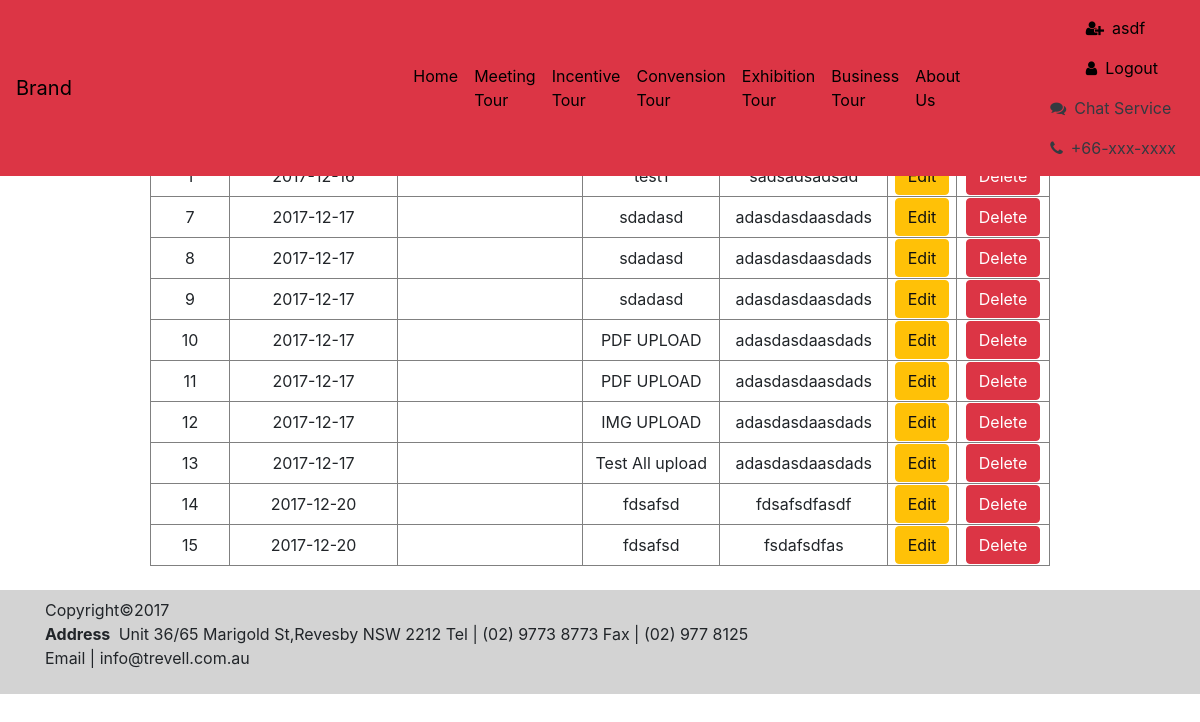
Screenshot of /Chinese_Tour/ListNews.php (signed in) with the database file from the repository.
### tables this page shows
CREATE TABLE `news` (
  `news_id` int(11) NOT NULL,
  `create_date` date NOT NULL,
  `last_edit_date` date DEFAULT NULL,
  `topic` varchar(50) NOT NULL,
  `short_description` varchar(200) NOT NULL,
  `content` varchar(1000) NOT NULL
);

### Chinese_Tour/ListNews.php (the view, shortened to what this page needs)
<!DOCTYPE html>
<html lang="en">
<head>
    <link rel="stylesheet" href="https://maxcdn.bootstrapcdn.com/font-awesome/4.6.1/css/font-awesome.min.css">
    <link href="vendor/bootstrap/css/bootstrap.min.css" rel="stylesheet">
    <link href="css/modern-business.css" rel="stylesheet">
</head>
<body>
  <?php
    include 'component/header.php';
    ?>
  <br><br>
  <?php
  if(isset($_SESSION['login_id'])){
      $sql= "SELECT n.news_id ,n.create_date, n.last_edit_date,n.topic,n.short_description FROM news n";
      $result = mysqli_query( $GLOBALS['conn'] , $sql );
      echo "<br>";
      echo "<table border='1' align='center' width='900'>";
      echo "<tr align='center' bgcolor='#f5c6cb'>
      <td>News ID</td>
      <td>News Create Date</td>
      <td>News Last Edit Date</td>
      <td>News Topic</td>
      <td>News Description</td>
      <td></td>
      <td></td>";
      while($show = mysqli_fetch_array($result)) {
        $news_id = $show['news_id'];
        echo "<tr>";
         echo "<td align ='center'>" . $news_id.  "</td> ";
        echo "<td align ='center'>" .$show['create_date'] .  "</td> ";
        echo "<td align ='center'>" .$show['last_edit_date'] .  "</td> ";
        echo "<td align ='center'>" .$show['topic'] .  "</td> ";
        echo "<td align ='center'>" .$show['short_description'] .  "</td> ";
        echo "<td align ='center'><input class='btn btn-warning' type='button' value='Edit' onclick=\"window.location.href='http://localhost/Chinese_Tour/Chinese_Tour/EditNews.php?news_id=$news_id.'\"></td>";
        echo "<td align ='center'><input class='btn btn-danger' type='button' value='Delete' onclick=\"window.location.href='http://localhost/Chinese_Tour/Chinese_Tour/DeleteNews.php?news_id=$news_id.'\"></td>";
        echo "</tr>";
      }
      echo "</table><br>";
  }
  ?>
    <?php
    include 'component/footer.php';
    ?>
</body>
</html>

### Chinese_Tour/css/modern-business.css (style rules this page uses)
body { padding-top: 54px; }
@media (min-width: 992px) { body { padding-top: 56px; } }
html,body { height:100%; }

### rows the page displays
news: news_id "1", create_date "2017-12-16", topic "test1", short_description "sadsadsadsad"
news: news_id "7", create_date "2017-12-17", topic "sdadasd", short_description "adasdasdaasdads"
news: news_id "8", create_date "2017-12-17", topic "sdadasd", short_description "adasdasdaasdads"
news: news_id "9", create_date "2017-12-17", topic "sdadasd", short_description "adasdasdaasdads"
news: news_id "10", create_date "2017-12-17", topic "PDF UPLOAD", short_description "adasdasdaasdads"
news: news_id "11", create_date "2017-12-17", topic "PDF UPLOAD", short_description "adasdasdaasdads"
news: news_id "12", create_date "2017-12-17", topic "IMG UPLOAD", short_description "adasdasdaasdads"
news: news_id "13", create_date "2017-12-17", topic "Test All upload", short_description "adasdasdaasdads"
news: news_id "14", create_date "2017-12-20", topic "fdsafsd", short_description "fdsafsdfasdf"
news: news_id "15", create_date "2017-12-20", topic "fdsafsd", short_description "fsdafsdfas"

### other values shown
$GLOBALS['firstname'] "asdf"
